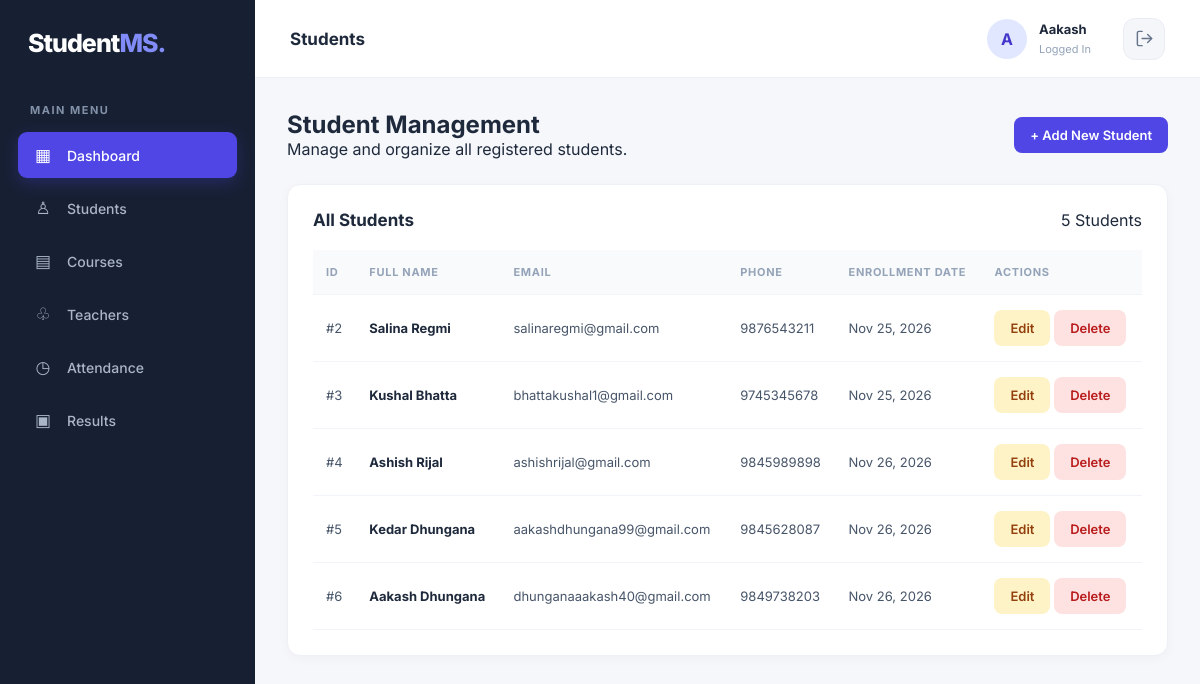
The app's page /students/ (signed in) with its own data.
### students/models.py (models this page shows, shortened)
class Student(models.Model):
    full_name = models.CharField(max_length=100)
    email = models.EmailField(unique=True)
    phone_number = models.CharField(max_length=15, unique=True)
    date_of_birth = models.DateField(blank=True, null=True)
    address = models.TextField(blank=True, null=True)
    enrollment_date = models.DateField(auto_now_add=True)

### students/views.py (the view)
# urls.py: path('students/', views.student_list, name='student_list'),
@login_required
def student_list(request):
    students = Student.objects.all()
    return render(request, 'students/student_list.html', {
        'students': students
    })

### students/templates/students/student_list.html (shortened to what this page needs)
{% extends 'students/base.html' %}
{% block page_heading %}Students{% endblock %}
{% block content %}
<div class="page-heading">
    <div>
        <h2>Student Management</h2>
        <p>Manage and organize all registered students.</p>
    </div>
    <a href="{% url 'student_create' %}" class="btn btn-primary">
        + Add New Student
    </a>
</div>
<div class="content-card">
    <div class="table-header">
        <h2>All Students</h2>
        <span>{{ students|length }} Students</span>
    </div>
    <table>
        <thead>
            <tr>
                <th>ID</th>
                <th>Full Name</th>
                <th>Email</th>
                <th>Phone</th>
                <th>Enrollment Date</th>
                <th>Actions</th>
            </tr>
        </thead>
        <tbody>
            {% for student in students %}
            <tr>
                <td>#{{ student.id }}</td>
                <td>
                    <strong>{{ student.full_name }}</strong>
                </td>
                <td>{{ student.email }}</td>
                <td>
                    {{ student.phone_number|default:"Not provided" }}
                </td>
                <td>{{ student.enrollment_date|date:"M d, Y" }}</td>
                <td>
                    <a href="{% url 'student_update' student.id %}"
                       class="btn btn-edit">Edit</a>
                    <a href="{% url 'student_delete' student.id %}"
                       class="btn btn-delete">Delete</a>
                </td>
            </tr>
            {% endfor %}
        </tbody>
    </table>
</div>
{% endblock %}

### students/templates/students/base.html (shortened to what this page needs)
{% load static %}
<!DOCTYPE html>
<html lang="en">
<head>
    <link rel="stylesheet"
          href="{% static 'students/css/style.css' %}">
</head>
<body>
<div class="layout">
    <aside class="sidebar">
        <h2 class="logo">Student<span>MS.</span></h2>
        <p class="menu-title">MAIN MENU</p>
        <a href="{% url 'home' %}" class="menu-link active">
            <span class="menu-icon">▦</span>
            Dashboard
        </a>
        <a href="{% url 'student_list' %}" class="menu-link">
            <span class="menu-icon">♙</span>
            Students
        </a>
        <a href="{% url 'course_list' %}" class="menu-link">
            <span class="menu-icon">▤</span>
            Courses
        </a>
        <a href="{% url 'teacher_list' %}" class="menu-link">
            <span class="menu-icon">♧</span>
            Teachers
        </a>
        <a href="#" class="menu-link">
            <span class="menu-icon">◷</span>
            Attendance
        </a>
        <a href="#" class="menu-link">
            <span class="menu-icon">▣</span>
            Results
        </a>
    </aside>
    <main class="main-content">
<header class="topbar">
    <h3>{% block page_heading %}Dashboard{% endblock %}</h3>
    <div class="admin-profile">
        <div class="profile-avatar">
            {{ request.user.username|first|upper }}
        </div>
        <div class="profile-info">
            <strong>{{ request.user.username }}</strong>
            <small>Logged In</small>
        </div>
<form method="POST" action="{% url 'logout' %}" class="logout-form">
    <button type="submit" class="logout-btn" title="Logout">
        <svg xmlns="http://www.w3.org/2000/svg"
             width="19"
             height="19"
             viewBox="0 0 24 24"
             fill="none"
             stroke="currentColor"
             stroke-width="1.8"
             stroke-linecap="round"
             stroke-linejoin="round">
            <path d="M9 21H5a2 2 0 0 1-2-2V5a2 2 0 0 1 2-2h4"/>
            <polyline points="16 17 21 12 16 7"/>
            <line x1="21" y1="12" x2="9" y2="12"/>
        </svg>
    </button>
</form>
    </div>
</header>
        <section class="page-content">
            {% block content %}
            {% endblock %}
        </section>
    </main>
</div>
</body>
</html>

### students/static/students/css/style.css (style rules this page uses)
* { margin: 0; padding: 0; box-sizing: border-box; }
body { font-family: 'Inter', sans-serif; background: #f5f7fb; color: #1e293b; }
a { text-decoration: none; }
.layout { display: flex; min-height: 100vh; }
.sidebar { width: 255px; min-width: 255px; background: #172033; color: white; padding: 28px 18px; }
.logo { font-size: 25px; font-weight: 800; letter-spacing: -1px; margin-bottom: 45px; padding-left: 10px; }
.logo span { color: #818cf8; }
.menu-title { color: #8290a8; font-size: 11px; font-weight: 700; letter-spacing: 1.5px; margin: 0 0 15px 12px; }
.menu-link { display: flex; align-items: center; gap: 13px; color: #aab5c8; padding: 13px 14px; margin-bottom: 7px; border-radius: 9px; font-size: 14px; font-weight: 500; transition: 0.25s ease; }
.menu-link.active { background: #4f46e5; color: white; box-shadow: 0 5px 15px #4f46e544; }
.menu-icon { width: 22px; text-align: center; font-size: 17px; }
.main-content { flex: 1; min-width: 0; }
.topbar { height: 78px; background: white; padding: 0 35px; display: flex; justify-content: space-between; align-items: center; border-bottom: 1px solid #edf0f5; }
.topbar h3 { font-size: 17px; font-weight: 700; }
.admin-profile { display: flex; align-items: center; gap: 12px; }
.profile-avatar { width: 40px; height: 40px; border-radius: 50%; background: #e0e7ff; color: #4338ca; display: flex; align-items: center; justify-content: center; font-weight: 700; }
.profile-info strong { display: block; font-size: 13px; }
.profile-info small { color: #94a3b8; font-size: 11px; }
.page-content { padding: 32px; }
.content-card { background: white; padding: 25px; border-radius: 13px; border: 1px solid #edf0f5; box-shadow: 0 3px 12px #0f172a08; overflow-x: auto; }
.table-header { display: flex; justify-content: space-between; align-items: center; margin-bottom: 20px; gap: 15px; }
.table-header h2 { font-size: 17px; }
table { width: 100%; border-collapse: collapse; min-width: 550px; }
th { color: #94a3b8; background: #f8fafc; font-size: 11px; text-transform: uppercase; letter-spacing: 0.7px; font-weight: 700; }
th, td { padding: 15px 13px; text-align: left; border-bottom: 1px solid #f1f5f9; }
td { font-size: 13px; color: #475569; }
td strong { color: #1e293b; }
.btn { display: inline-block; padding: 10px 16px; border: none; border-radius: 8px; cursor: pointer; font-size: 13px; font-weight: 600; transition: 0.2s; }
.btn-primary { background: #4f46e5; color: white; }
.btn-edit { background: #fef3c7; color: #92400e; }
.btn-delete { background: #fee2e2; color: #b91c1c; }
.page-heading { display: flex; justify-content: space-between; align-items: center; gap: 15px; margin-bottom: 25px; }
.logout-form { margin-left: 20px; display: flex; align-items: center; }
.logout-btn { width: 42px; height: 42px; display: flex; align-items: center; justify-content: center; background: #f5f6fa; color: #64748b; border: 1px solid #e9edf3; border-radius: 12px; cursor: pointer; transition: all 0.25s ease; }
.logout-btn svg { transition: transform 0.25s ease; }

### records on screen
Student: id "2", full_name "Salina Regmi", email "salinaregmi@gmail.com", phone_number "9876543211", enrollment_date "Nov 25, 2026"
Student: id "3", full_name "Kushal Bhatta", email "bhattakushal1@gmail.com", phone_number "9745345678", enrollment_date "Nov 25, 2026"
Student: id "4", full_name "Ashish Rijal", email "ashishrijal@gmail.com", phone_number "9845989898", enrollment_date "Nov 26, 2026"
Student: id "5", full_name "Kedar Dhungana", email "aakashdhungana99@gmail.com", phone_number "9845628087", enrollment_date "Nov 26, 2026"
Student: id "6", full_name "Aakash Dhungana", email "dhunganaaakash40@gmail.com", phone_number "9849738203", enrollment_date "Nov 26, 2026"

### other values on screen
{{ request.user.username|first|upper }} "A"
{{ request.user.username }} "Aakash"
{{ students|length }} "5"
